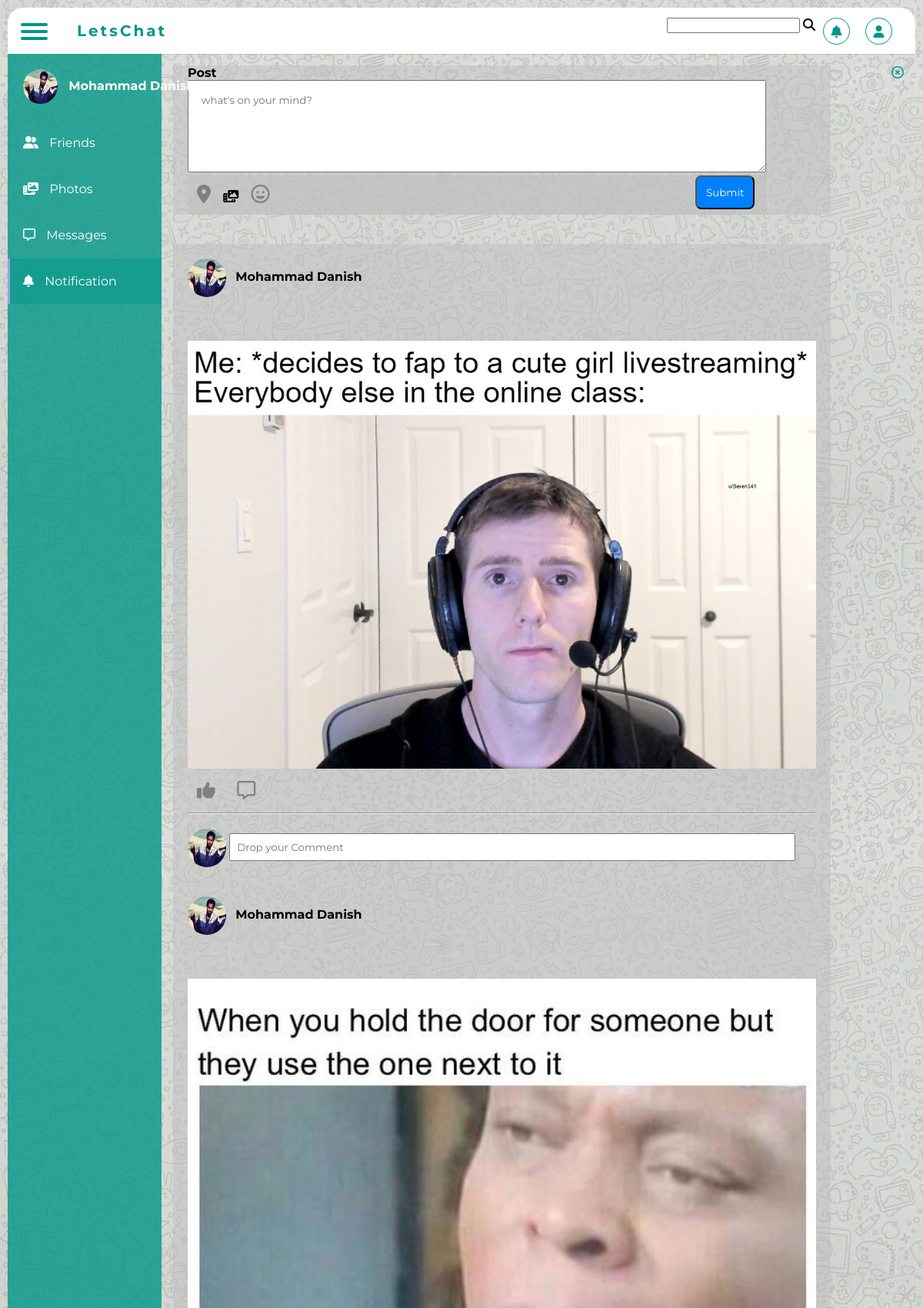
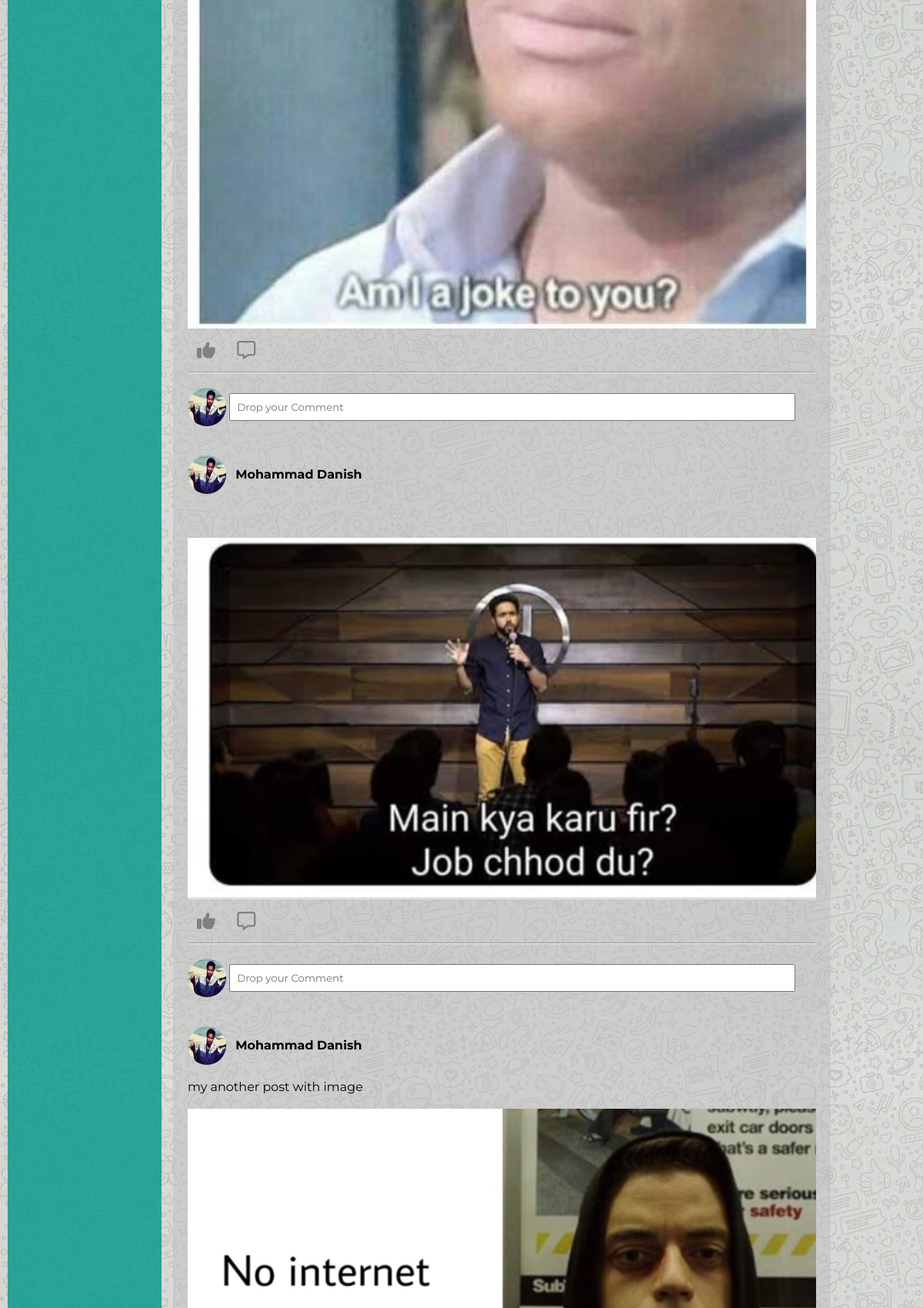
The page / (signed in, upper part) on the database its author committed (2 pictures, top to bottom).
### App/models.py (models this page shows, shortened)
class userRegistration(models.Model):
    userId = models.CharField(max_length=50,default='')
    firstName = models.CharField(max_length=50,default='')
    lastName = models.CharField(max_length=50,default='')
    mobile = models.CharField(max_length=10,default='')
    emailAddress = models.CharField(max_length=50,default='')
    password = models.CharField(max_length=100,default='')
    profilePic = models.ImageField(upload_to='media',default='media/profile.jpeg')

class UserPost(models.Model):
    postId = models.CharField(max_length=100,default='')
    userId = models.CharField(max_length=50,default='')
    post = models.ImageField(upload_to="profiles")
    Message = models.CharField(max_length=5000,default="")
    date = models.DateTimeField(default=datetime.now, blank=True)

### App/views.py (the view)
# urls.py: path('',views.index,name='index'),
def index(request):
	if request.session.has_key('user'):
		userInfo = userRegistration.objects.get(userId=request.session['user'])
		userData = UserPost.objects.filter(userId=request.session['user']).order_by('-date') # '-' for descending order
		params = {'userInfo':userInfo,'userData':userData}
		return render(request,'DashBoard.html',params)
	else:
		return render(request,'index.html')

### App/templates/DashBoard.html (shortened to what this page needs)
{% load static %}
<!DOCTYPE html>
<html lang="en">
<head>
	<link rel="stylesheet" href="{% static 'css/dashboard.css' %}">
</head>
<body>
<div class="wrapper">
  <div class="top_navbar">
    <div class="hamburger">
       <div class="one"></div>
       <div class="two"></div>
       <div class="three"></div>
    </div>
    <div class="top_menu">
      <div class="logo">LetsChat</div>
      <ul>
        <li><form action="/search/" method="POST">{% csrf_token %}
          <input type="text" name="search">
          <i class="fas fa-search"></i></form></li>
        <li><a href="#">
          <i class="fas fa-bell"></i>
          </a></li>
        <li><a href="#">
          <i class="fas fa-user"></i>
          </a></li>
      </ul>
    </div>
  </div>
  <div class="sidebar">
      <ul>
      	<li><a href="/profile/">
          <span class="icon"><i class=""><img src="{{userInfo.profilePic.url}}" style="width:45px;height:45px;border-radius:50%;vertical-align:middle;"></i></span>
          <span class="title" style="font-weight:bold">{{userInfo.firstName}} {{userInfo.lastName}}</span></a>
      	</li>
        <li><a href="#">
          <span class="icon"><i class="fas fa-user-friends"></i></span>
          <span class="title">Friends</span></a></li>
        <li><a href="/album/">
          <span class="icon"><i class="fas fa-photo-video"></i></span>
          <span class="title">Photos</span>
          </a></li>
        <li><a href="#">
          <span class="icon"><i class="far fa-comment-alt"></i></span>
          <span class="title">Messages</span>
          </a></li>
        <li><a href="/notifications/" class="active">
          <span class="icon"><i class="fas fa-bell"></i></span>
          <span class="title">Notification</span>
          </a></li>
    </ul>
  </div>
  <div class="main_container">
    <div class="">
      <div id="PostAlert"><h4 style="color:rgba(0, 150, 136, 1);">{{flag}} <span style="float:right;"><i class="far fa-times-circle" onclick="PostAlertClose()"></i></span></h4></div>
      <form method="Post" action="{% url 'PostSubmission' %}" id="PostWrapper"  enctype="multipart/form-data">
          <h4>Post</h4>
          <textarea name="Post_Title" placeholder="what's on your mind?" style="width:90%;height:15vh;padding:2%;"></textarea>
          <div id="PostOpt">
            <a href="#" class="icon"><i class="fas fa-map-marker-alt" id="Post_Icon_Cusomize"></i></a>
              <label id="upfile1" style="cursor:pointer" class="fas fa-photo-video">
              </label></i></a>
            <a href="#" class="icon"><i class="far fa-grin" id="Post_Icon_Cusomize"></i></a>
            <input type="submit" name="Post" id="SubmitPost">
          </div>
        </form>
      </div>
      <br><br>
      <div style="background:rgba(191, 191, 191, 0.5);padding:2%;width:90%;">
      		<div>
            {% for data in userData %}
      			<img src="{{userInfo.profilePic.url}}" style="width:50px;height:50px;border-radius: 50%;vertical-align: middle;">
      			<span style="font-weight:bold;padding-left:8px;">{{userInfo.firstName}} {{userInfo.lastName}}</span>
            <br><br>
            {% if data.Message %}
            {{data.Message}}
            {% endif %}
            <br><br>
            {% if data.post %}
            <img src="{{data.post.url}}" style="width:100%;">
            <br>
            {% endif %}
      			<a><i class="fas fa-thumbs-up" id="PostResponse" name="{{data.postId}}" onclick="likePost('{{data.postId}}')"></i></a>
      			<a href="#"><i class="far fa-comment-alt" id="PostResponse"></i></a>
      			<hr>
      			<br>
      			<form method="post" action="#">
      				<img src="{{userInfo.profilePic.url}}" style="width:50px;height:50px;border-radius:50%;vertical-align: middle;">
      				<input type="text" placeholder="Drop your Comment" style="width:90%;padding:8px;">
            </form>
            <br><br>
            {% endfor %}
      		</div>
      </div>
    </div>
  </div>
</body>
</html>

### App/static/css/dashboard.css (style rules this page uses)
* { margin: 0; padding: 0; list-style: none; text-decoration: none; box-sizing: border-box; font-family: 'Montserrat', sans-serif; }
body { background: #e1ecf2; background-image:url('/static/images/bg-body.jpg'); }
.wrapper { margin: 10px; }
.wrapper .top_navbar { width: calc(100% - 20px); height: 60px; display: flex; position: fixed; top: 10px; }
.wrapper .top_navbar .hamburger { width: 70px; height: 100%; background: white; padding: 15px 17px; border-top-left-radius: 20px; cursor: pointer; }
.wrapper .top_navbar .hamburger div { width: 35px; height: 4px; background: rgba(0, 150, 136, 1); margin: 5px 0; border-radius: 5px; }
.wrapper .top_navbar .top_menu { width: calc(100% - 70px); height: 100%; background: #fff; border-top-right-radius: 20px; display: flex; justify-content: space-between; align-items: center; padding: 0 20px; box-shadow: 0 1px 1px rgba(0,0,0,0.1); }
.wrapper .top_navbar .top_menu .logo { color: rgba(0, 150, 136, 1); font-size: 20px; font-weight: 700; letter-spacing: 3px; }
.wrapper .top_navbar .top_menu ul { display: flex; }
.wrapper .top_navbar .top_menu ul li a { display: block; margin: 0 10px; width: 35px; height: 35px; line-height: 35px; text-align: center; border: 1px solid rgba(0, 150, 136, 1); border-radius: 50%; color: rgba(0, 150, 136, 1); }
.wrapper .sidebar { position: fixed; top: 70px; left: 10px; background: rgba(0, 150, 136, 0.8); width: 200px; height: calc(100% - 80px); border-bottom-left-radius: 20px; transition: all 0.3s ease; }
.wrapper .sidebar ul li a { display: block; padding: 20px; color: #fff; position: relative; margin-bottom: 1px; color: white; white-space: nowrap; }
.wrapper .sidebar ul li a:before { content: ""; position: absolute; top: 0; left: 0; width: 3px; height: 100%; background: #92a6e2; display: none; }
.wrapper .sidebar ul li a span.icon { margin-right: 10px; display: inline-block; }
.wrapper .sidebar ul li a span.title { display: inline-block; }
.wrapper .sidebar ul li a:hover, .wrapper .sidebar ul li a.active { background: rgba(0, 150, 136, 0.5); color: white; }
.wrapper .sidebar ul li a:hover:before, .wrapper .sidebar ul li a.active:before { display: block; }
.wrapper .main_container { width: (100% - 200px); margin-top: 70px; margin-left: 200px; padding: 15px; transition: all 0.3s ease; }
#PostWrapper { background:rgba(191, 191, 191, 0.5); width:90%; padding-left:2%; }
#PostOpt { background:rgba(191, 191, 191, 0.5); width:90%; }
#Post_Icon_Cusomize { padding-left:5%; color:grey;padding-left:2%;font-size:1.5em; padding:12px; padding-bottom:2%; }
#SubmitPost { background:#0080ff; color:white; padding:12px; border-radius:8px; float:right; margin-right:2%; }
#PostResponse { padding-left:5%; color:grey;padding-left:2%;font-size:1.5em; padding:12px; padding-bottom:2%; }

### rows shown on the page
userRegistration: profilePic (picture), firstName "Mohammad", lastName "Danish"
UserPost: profilePic (picture), post (picture)
UserPost: profilePic (picture), post (picture)
UserPost: profilePic (picture), post (picture)
UserPost: profilePic (picture), Message "my another post with image", post (picture)
